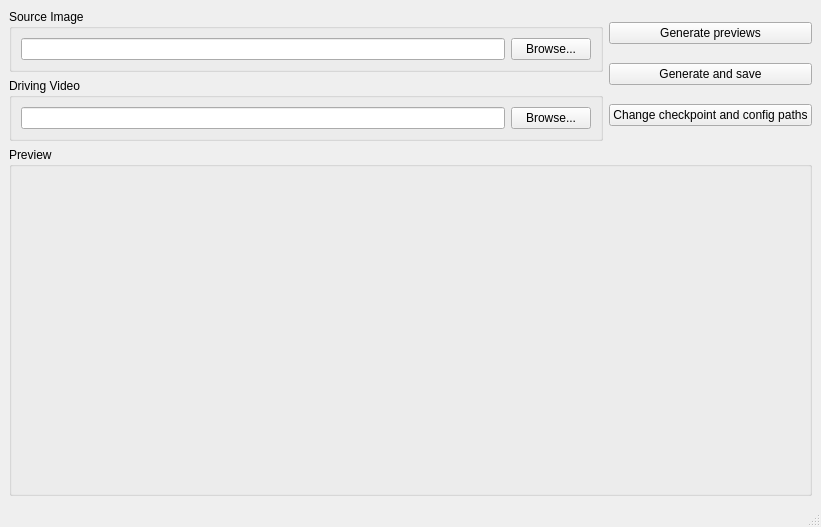
<?xml version="1.0" encoding="UTF-8"?>
<ui version="4.0">
 <class>MainWindow</class>
 <widget class="QMainWindow" name="MainWindow">
  <property name="geometry">
   <rect>
    <x>0</x>
    <y>0</y>
    <width>821</width>
    <height>527</height>
   </rect>
  </property>
  <property name="windowTitle">
   <string>MainWindow</string>
  </property>
  <widget class="QWidget" name="centralwidget">
   <layout class="QVBoxLayout" name="verticalLayout_4">
    <item>
     <layout class="QHBoxLayout" name="horizontalLayout_3">
      <item>
       <layout class="QVBoxLayout" name="verticalLayout_3">
        <item>
         <widget class="QGroupBox" name="groupBox_3">
          <property name="title">
           <string>Source Image</string>
          </property>
          <layout class="QHBoxLayout" name="horizontalLayout_2">
           <item>
            <widget class="QLineEdit" name="source_image_path_edit"/>
           </item>
           <item>
            <widget class="QPushButton" name="browse_image_button">
             <property name="text">
              <string>Browse...</string>
             </property>
            </widget>
           </item>
          </layout>
         </widget>
        </item>
        <item>
         <widget class="QGroupBox" name="groupBox_2">
          <property name="title">
           <string>Driving Video</string>
          </property>
          <layout class="QHBoxLayout" name="horizontalLayout">
           <item>
            <widget class="QLineEdit" name="driving_video_path_edit"/>
           </item>
           <item>
            <widget class="QPushButton" name="browse_video_button">
             <property name="text">
              <string>Browse...</string>
             </property>
            </widget>
           </item>
          </layout>
         </widget>
        </item>
       </layout>
      </item>
      <item>
       <layout class="QVBoxLayout" name="verticalLayout_2">
        <item>
         <widget class="QPushButton" name="generate_previews_button">
          <property name="text">
           <string>Generate previews</string>
          </property>
         </widget>
        </item>
        <item>
         <widget class="QPushButton" name="generate_and_save_button">
          <property name="text">
           <string>Generate and save</string>
          </property>
         </widget>
        </item>
        <item>
         <widget class="QPushButton" name="change_paths_button">
          <property name="text">
           <string>Change checkpoint and config paths</string>
          </property>
         </widget>
        </item>
       </layout>
      </item>
     </layout>
    </item>
    <item>
     <widget class="QGroupBox" name="groupBox">
      <property name="minimumSize">
       <size>
        <width>0</width>
        <height>300</height>
       </size>
      </property>
      <property name="title">
       <string>Preview</string>
      </property>
     </widget>
    </item>
   </layout>
  </widget>
  <widget class="QMenuBar" name="menubar">
   <property name="geometry">
    <rect>
     <x>0</x>
     <y>0</y>
     <width>821</width>
     <height>26</height>
    </rect>
   </property>
  </widget>
  <widget class="QStatusBar" name="statusbar"/>
 </widget>
 <resources/>
 <connections/>
</ui>
